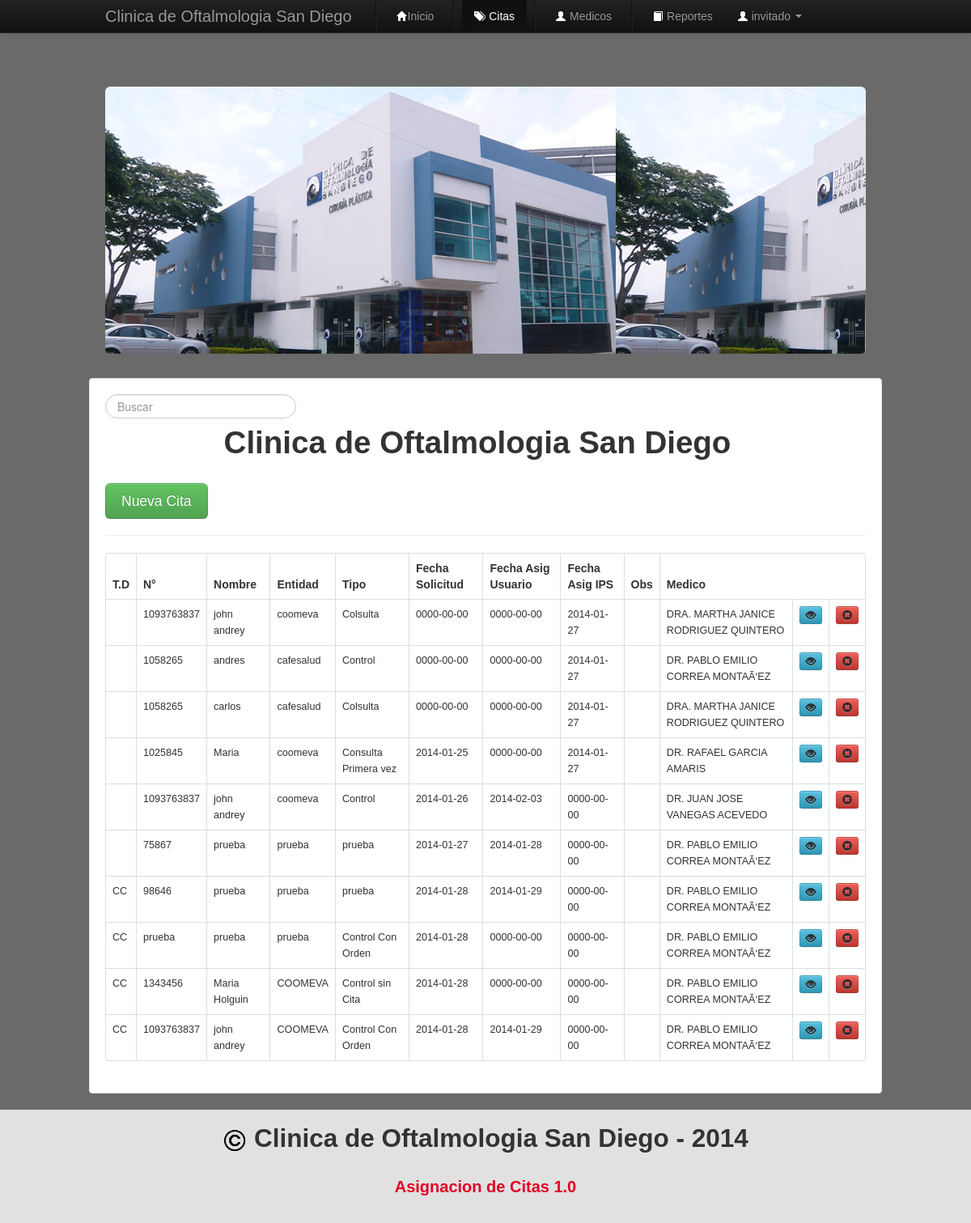
The page /includes/citas.php (signed in) on the database its author committed.
### tables this page shows
CREATE TABLE IF NOT EXISTS `citas` (
  `id` int(11) NOT NULL AUTO_INCREMENT,
  `documento` varchar(20) NOT NULL,
  `numero` varchar(15) NOT NULL,
  `nombre` varchar(90) NOT NULL,
  `entidad` varchar(120) NOT NULL,
  `tipo` varchar(120) NOT NULL,
  `fechaSolicitud` date NOT NULL,
  `fechaAsignacionPaciente` date NOT NULL,
  `fechaAsignacionSistema` date NOT NULL,
  `observaciones` text NOT NULL,
  `doctor` int(11) NOT NULL,
  PRIMARY KEY (`id`),
  KEY `doctor` (`doctor`)
);

CREATE TABLE IF NOT EXISTS `medicos` (
  `idMedico` int(11) NOT NULL AUTO_INCREMENT,
  `nombreMedico` varchar(90) NOT NULL,
  PRIMARY KEY (`idMedico`)
);

### includes/funciones.php (the view, shortened to what this page needs)
<?php
  class funciones{
    public function verCitas(){
        $cant_reg = 10;
        if(isset($_GET["pagina"])){
            $num_pag = $_GET["pagina"];
        }else{
            $num_pag = 1;
        }
        if(!$num_pag){
            $inicio = 0;
            $num_pag = 1;
        }else{
            $inicio = ($num_pag-1)*$cant_reg;
        }
        $resultado = mysql_query("SELECT * FROM citas,medicos WHERE citas.doctor=medicos.idMedico ORDER BY citas.id ASC LIMIT $inicio,$cant_reg");
        while($fila = mysql_fetch_array($resultado)){
            echo '<tr>
                    <td>'.$fila['documento'].'</td>
                    <td>'.$fila['numero'].'</td>
                    <td>'.$fila['nombre'].'</td>
                    <td>'.$fila['entidad'].'</td>
                    <td>'.$fila['tipo'].'</td>
                    <td>'.$fila['fechaSolicitud'].'</td>
                    <td>'.$fila['fechaAsignacionPaciente'].'</td>
                    <td>'.$fila['fechaAsignacionSistema'].'</td>
                    <td>'.$fila['observaciones'].'</td>
                    <td>'.$fila['nombreMedico'].'</td>
                    <td><a id="editar" class="btn btn-mini btn-info" href="'.$fila['id'].'"><i class="icon-eye-open"></i></a></td>
                    <td><a id="delete" class="btn btn-mini btn-danger" href="'.$fila['id'].'"><i class="icon-remove-sign"></i></a></td>
                </tr>';
        }
    }
  }
?>

### css/estilos.css (style rules this page uses)
* { margin: 0; padding: 0; font-family: Arial; }
body { background: rgba(7,7,7,0.6); padding-top: 60px; padding-bottom: 40px; }

### includes/citas.php (style rules this page uses)
td { font-size: 0.9em; }

### rows shown on the page
citas: numero "1093763837", nombre "john andrey", entidad "coomeva", tipo "Colsulta", fechaSolicitud "0000-00-00", fechaAsignacionPaciente "0000-00-00", fechaAsignacionSistema "2014-01-27", doctor.nombreMedico "DRA. MARTHA JANICE RODRIGUEZ QUINTERO"
citas: numero "1058265", nombre "andres", entidad "cafesalud", tipo "Control", fechaSolicitud "0000-00-00", fechaAsignacionPaciente "0000-00-00", fechaAsignacionSistema "2014-01-27", doctor.nombreMedico "DR. PABLO EMILIO CORREA MONTAÃ‘EZ"
citas: numero "1058265", nombre "carlos", entidad "cafesalud", tipo "Colsulta", fechaSolicitud "0000-00-00", fechaAsignacionPaciente "0000-00-00", fechaAsignacionSistema "2014-01-27", doctor.nombreMedico "DRA. MARTHA JANICE RODRIGUEZ QUINTERO"
citas: numero "1025845", nombre "Maria", entidad "coomeva", tipo "Consulta Primera vez", fechaSolicitud "2014-01-25", fechaAsignacionPaciente "0000-00-00", fechaAsignacionSistema "2014-01-27", doctor.nombreMedico "DR. RAFAEL GARCIA AMARIS"
citas: numero "1093763837", nombre "john andrey", entidad "coomeva", tipo "Control", fechaSolicitud "2014-01-26", fechaAsignacionPaciente "2014-02-03", fechaAsignacionSistema "0000-00-00", doctor.nombreMedico "DR. JUAN JOSE VANEGAS ACEVEDO"
citas: numero "75867", nombre "prueba", entidad "prueba", tipo "prueba", fechaSolicitud "2014-01-27", fechaAsignacionPaciente "2014-01-28", fechaAsignacionSistema "0000-00-00", doctor.nombreMedico "DR. PABLO EMILIO CORREA MONTAÃ‘EZ"
citas: documento "CC", numero "98646", nombre "prueba", entidad "prueba", tipo "prueba", fechaSolicitud "2014-01-28", fechaAsignacionPaciente "2014-01-29", fechaAsignacionSistema "0000-00-00", doctor.nombreMedico "DR. PABLO EMILIO CORREA MONTAÃ‘EZ"
citas: documento "CC", numero "prueba", nombre "prueba", entidad "prueba", tipo "Control Con Orden", fechaSolicitud "2014-01-28", fechaAsignacionPaciente "0000-00-00", fechaAsignacionSistema "0000-00-00", doctor.nombreMedico "DR. PABLO EMILIO CORREA MONTAÃ‘EZ"
citas: documento "CC", numero "1343456", nombre "Maria Holguin", entidad "COOMEVA", tipo "Control sin Cita", fechaSolicitud "2014-01-28", fechaAsignacionPaciente "0000-00-00", fechaAsignacionSistema "0000-00-00", doctor.nombreMedico "DR. PABLO EMILIO CORREA MONTAÃ‘EZ"
citas: documento "CC", numero "1093763837", nombre "john andrey", entidad "COOMEVA", tipo "Control Con Orden", fechaSolicitud "2014-01-28", fechaAsignacionPaciente "2014-01-29", fechaAsignacionSistema "0000-00-00", doctor.nombreMedico "DR. PABLO EMILIO CORREA MONTAÃ‘EZ"

### other values the page prints
$user "invitado"
